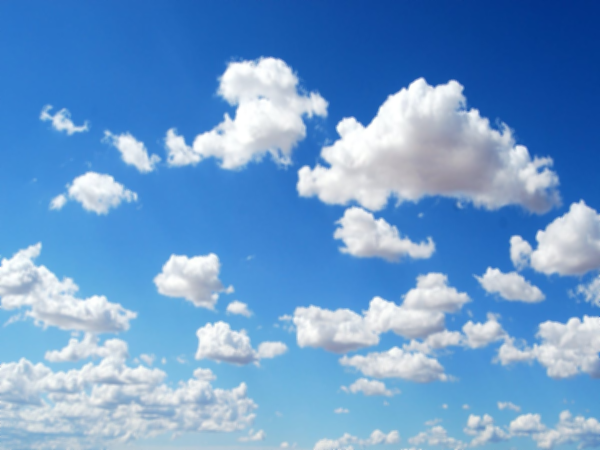
#> input picture data_analysis/sky_0.png, 1200 x 900 px, given in place of pexels-photo-719396.jpeg, which was not available (shown at 1/2 size)
$ jupyter execute --allow-errors image_processing.ipynb
#> lines starting #> are read from the running program, lines starting #| are printed output that depends on the picture; pictures that were not available may be replaced by others from this repository, and a replacement may not be noted
[cell 1]
import requests
from PIL import Image
from io import BytesIO

[cell 2]
def download_img(url):
    response = requests.get(url)
    img = Image.open(BytesIO(response.content))
#> img is the input picture: PIL image 1200x900 RGB; mean R, G, B 108.2, 155.4, 205.3
    return img

[cell 3]
im1 = download_img("https://images.pexels.com/photos/719396/pexels-photo-719396.jpeg?cs=srgb&dl=pexels-gabriel-peter-719396.jpg&fm=jpg") # r is for raw string
im1.save('image.png')

[cell 4]
im2 = Image.open(r"F:\Wallpaper\a2fe21da9ce7d1698f5b48cdb506c853.jpg") # r is for raw string
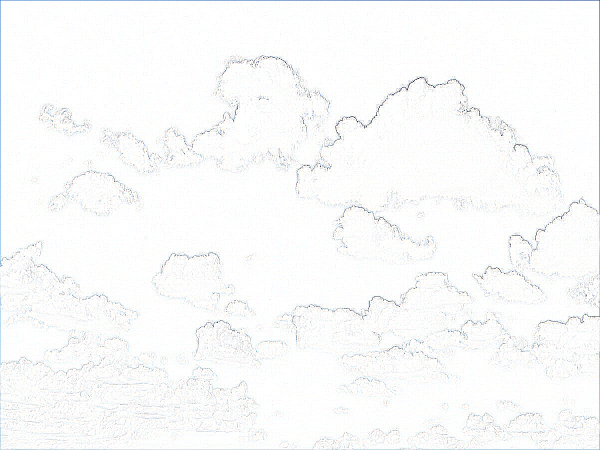
#> input picture data_analysis/sky_1.png, 1200 x 900 px, given in place of a2fe21da9ce7d1698f5b48cdb506c853.jpg, which was not available (shown at 1/2 size)
#> im2 is the input picture: PIL image 1200x900 RGB; mean R, G, B 249.9, 250.5, 250.5
im2.save('image2.png')

[cell 5]
im3 = Image.open(r"F:\Wallpaper\notebook-natural-laptop-macbook.jpg") # r is for raw string
im3.save('image4.png')

[cell 6]
im1

[cell 7]
im2

[cell 8]
im1.size
#> Out = (1200, 900)

[cell 9]
im2.size
#> Out = (1200, 900)

[cell 10]
im1.show()

[cell 11]
im2.show()

[cell 12]
im1.info

[cell 13]
im2.info

[cell 14]
im1.mode # RGB
#> Out = 'RGB'

[cell 15]
im1.mode # RGB
#> Out = 'RGB'

[cell 16]
# resize image
im1.resize((200,200))

[cell 17]
im1.resize((3* im1.width, 3* im1.height))

[cell 18]
im2.resize((3* im1.width, 3* im1.height))

[cell 19]
im2.resize(( im2.width//3, im2.height//3)).save('image3.png')
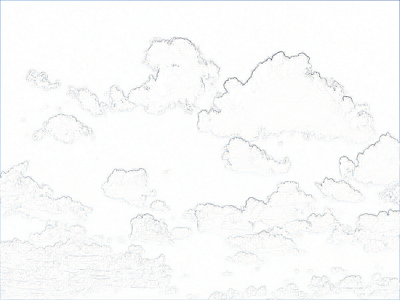
#> saved as image3.png: PIL image 400x300 RGB; mean R, G, B 249.9, 250.5, 250.5

[cell 20]
from PIL import ImageDraw, ImageFont

[cell 21]
drawIm2 = ImageDraw.Draw(im2)
drawIm2.text((10,10), 'Supernova', fill='black', font = ImageFont.truetype('arial.ttf', 100))
im2
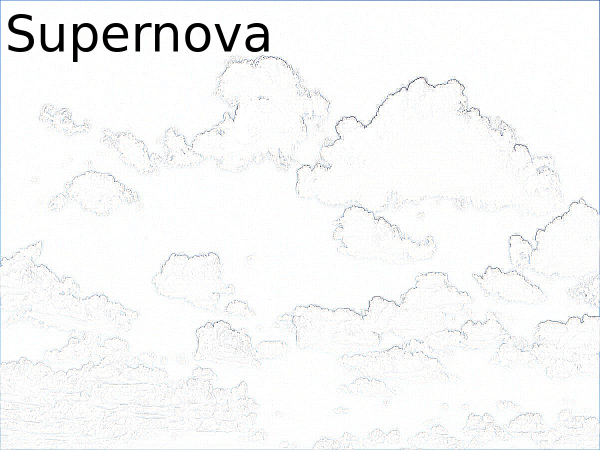
#> Out: PIL image 1200x900 RGB (shown at 1/2 size); mean R, G, B 247.2, 247.8, 247.9

[cell 22]
im2.show()

[cell 23]
im1.rotate(90)
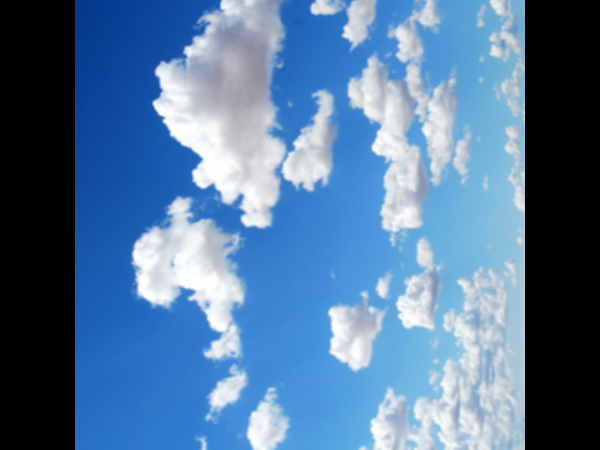
#> Out: PIL image 1200x900 RGB (shown at 1/2 size); mean R, G, B 83.4, 118.3, 154.9

[cell 24]
im1.rotate(30, expand=True, fillcolor='white').save('Drop.png')
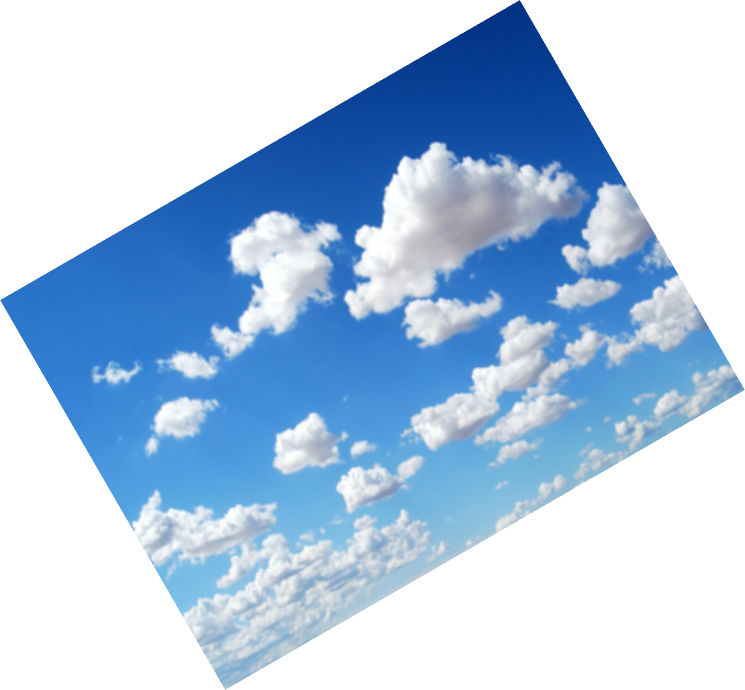
#> saved as Drop.png: PIL image 1490x1380 RGB (shown at 1/2 size); mean R, G, B 177.9, 202.7, 228.9

[cell 25]
# Image Flip
im1.transpose(Image.Transpose.FLIP_LEFT_RIGHT)
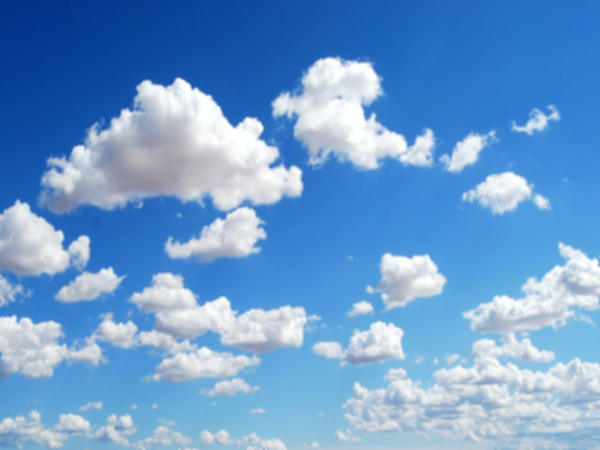
#> Out: PIL image 1200x900 RGB (shown at 1/2 size); mean R, G, B 108.2, 155.4, 205.3
# if you are getting error than use this
# im1.transpose(Image.FLIP_LEFT_RIGHT)

[cell 26]
im1.transpose(Image.Transpose.FLIP_TOP_BOTTOM)
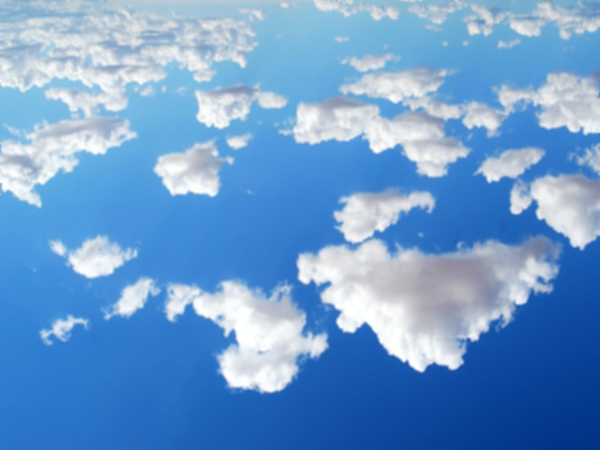
#> Out: PIL image 1200x900 RGB (shown at 1/2 size); mean R, G, B 108.2, 155.4, 205.3

#> (a cell that did not finish here is left out)

#> (a cell that did not finish here is left out)

#> (a cell that did not finish here is left out)

[cell 30]
def blend_image(image_1, image_2, mode='RGB', size=(100,100), alpha=0.5):
#> called with mode = 'RGB', size = (1000, 1000), alpha = 0.5
    image_1 = image_1.resize(size)
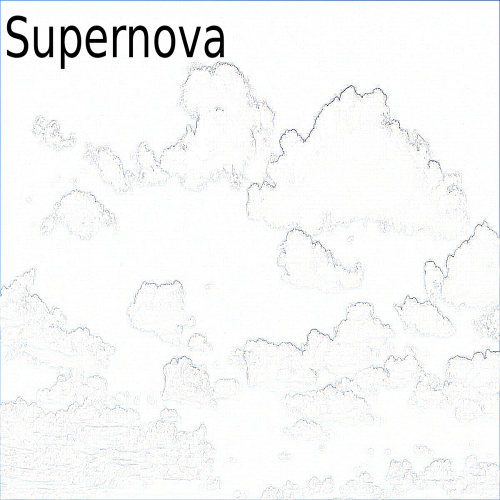
#> image_1: PIL image 1000x1000 RGB (shown at 1/2 size); mean R, G, B 247.1, 247.7, 247.7
    image_2 = image_2.resize(size)
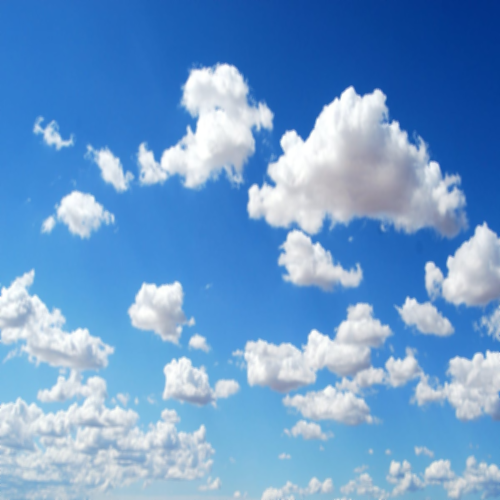
#> image_2: PIL image 1000x1000 RGB (shown at 1/2 size); mean R, G, B 108.2, 155.4, 205.3
    image_1 = image_1.convert(mode)
    image_2 = image_2.convert(mode)
    image_1 = image_1.convert('RGBA')
#> image_1: PIL image 1000x1000 RGBA
    image_2 = image_2.convert('RGBA')
#> image_2: PIL image 1000x1000 RGBA
    blended_image = Image.blend(image_1, image_2, alpha)
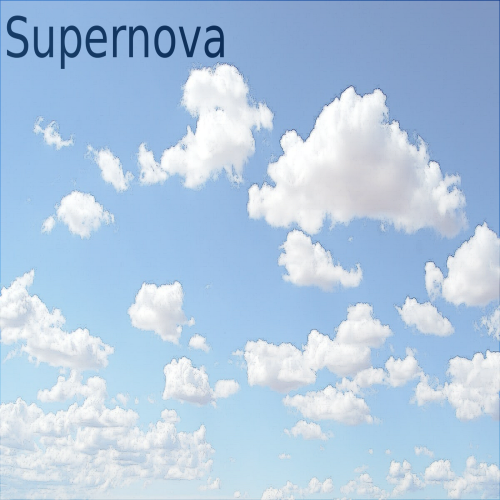
#> blended_image: PIL image 1000x1000 RGBA (shown at 1/2 size); mean R, G, B, A 177.4, 201.3, 226.3, 255
    return blended_image

#> (a cell that did not finish here is left out)

#> (a cell that did not finish here is left out)

[cell 33]
blend_image(im2, im1, alpha=0.5, size=(1000,1000)).show()

#> (a cell that did not finish here is left out)

#> (a cell that did not finish here is left out)

[cell 36]
im1 = im1.convert('RGBA')
#> (the rest of this cell did not finish here and is left out)

#> (a cell that did not finish here is left out)

[cell 38]
def add_watermark(image, watermark, style=None, pos=(0,0)):
    image = image.convert('RGBA') # convert image to RGBA
    # reduce alpha of watermark
    watermark = watermark.convert('RGBA') # convert watermark to RGBA
    if style == 'tile':
        for x in range(0, image.width, watermark.width):
            for y in range(0, image.height, watermark.height):
                image.paste(watermark, (x,y), mask = watermark)
    elif style is None:
        if image.width > image.height:
            w = image.width // 4
            h = image.height //4
        else:
            w = image.width // 4
            h = image.height //4
        watermark = watermark.resize((w,h))
        image.paste(watermark, pos, mask=watermark)
    return image

#> (a cell that did not finish here is left out)

#> (a cell that did not finish here is left out)

#> (a cell that did not finish here is left out)

[cell 42]
im1.height
#> Out = 900
